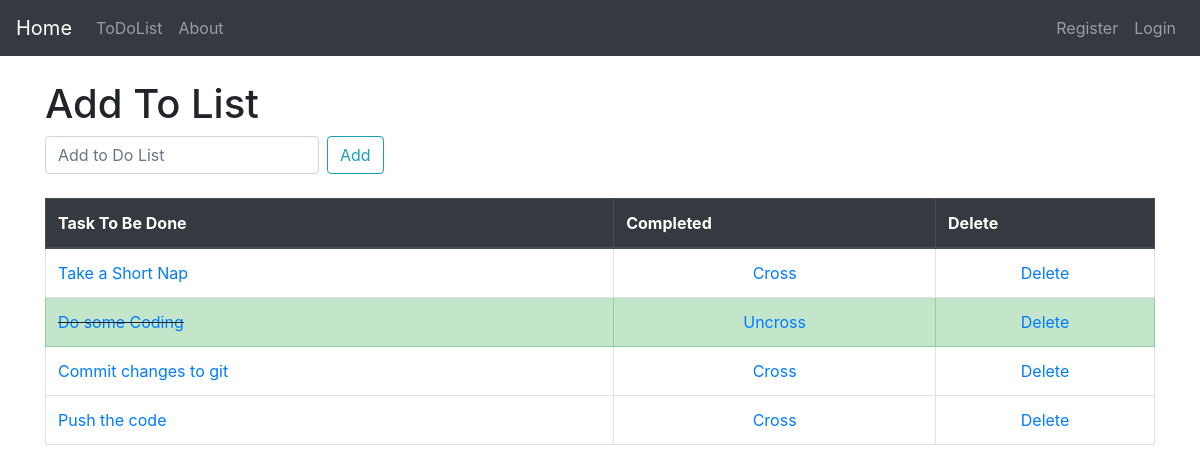
Page /list/ on the committed database.
### todo_list/models.py (models this page shows, shortened)
class List(models.Model):
	item = models.CharField(max_length=200)
	completed = models.BooleanField(default=False)

### todo_list/views.py (the view)
# urls.py: path('list/',views.td_list, name='list'),
def td_list(request):
	if request.method == 'POST':
		form = ListForm(request.POST or none)
		if form.is_valid():
			form.owner=request.user
			form.save()
			messages.success(request, 'Item Has been Added!')
			return HttpResponseRedirect(request.path_info)
	else:
		all_items = List.objects.all
		return render(request, 'list.html',{'all_items':all_items})

### todo_list/templates/list.html (shortened to what this page needs)
{% extends 'base.html' %}
{% block content %}
<h1>Add To List</h1>
    <form class="form-inline my-2 my-lg-0" method="POST">
      <input class="form-control mr-sm-2" type="search" placeholder="Add to Do List" aria-label="Search" name="item" required>
      <button class="btn btn-outline-info my-2 my-sm-0" type="submit">Add</button>
    </form>
<br>
{% if all_items %}
	<table class="table table-bordered">
		<thead class="thead-dark">
			<tr>
				<th scope="col">Task To Be Done</th>
				<th scope="col">Completed</th>
				<th scope="col">Delete</th>
	    	</tr>
	 	</thead>
	 <tbody>
	{% for things in all_items %}
		{% if things.completed %}
			<tr class="table-success">
				<td class="striker"><a href="{% url 'edit' things.id %}">{{ things.item }}</a> </td>
				<td><center><a href="{% url 'uncross' things.id %}">Uncross</a></center></td>
				<td><center><a href="{% url 'delete' things.id %}">Delete</a></center></td>
			</tr>
		{% else %}
			<tr>
				<td><a href="{% url 'edit' things.id %}">{{ things.item }}</a></td>
				<td><center><a href="{% url 'cross_off' things.id %}"> Cross</a></center></td>
				<td><center><a href="{% url 'delete' things.id %}">Delete</a></center></td>
			</tr>
		{% endif %}
	{% endfor %}
	</tbody>
	</table>
{% endif %}
{% endblock %}

### static/css/my_style.css (style rules this page uses)
.striker { text-decoration: line-through; }

### rows in the picture
List: item "Take a Short Nap"
List: item "Do some Coding"
List: item "Commit changes to git"
List: item "Push the code"
